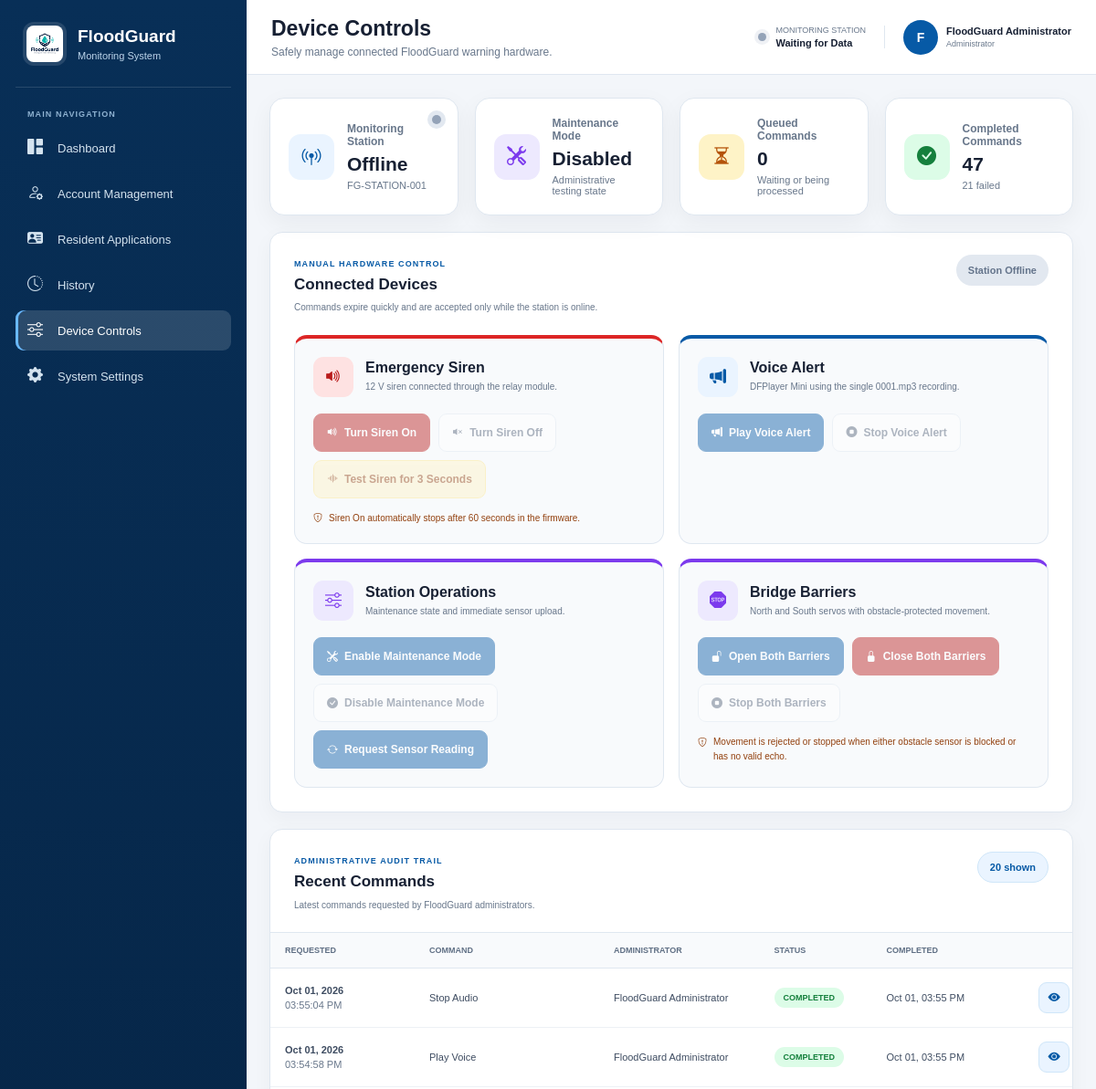
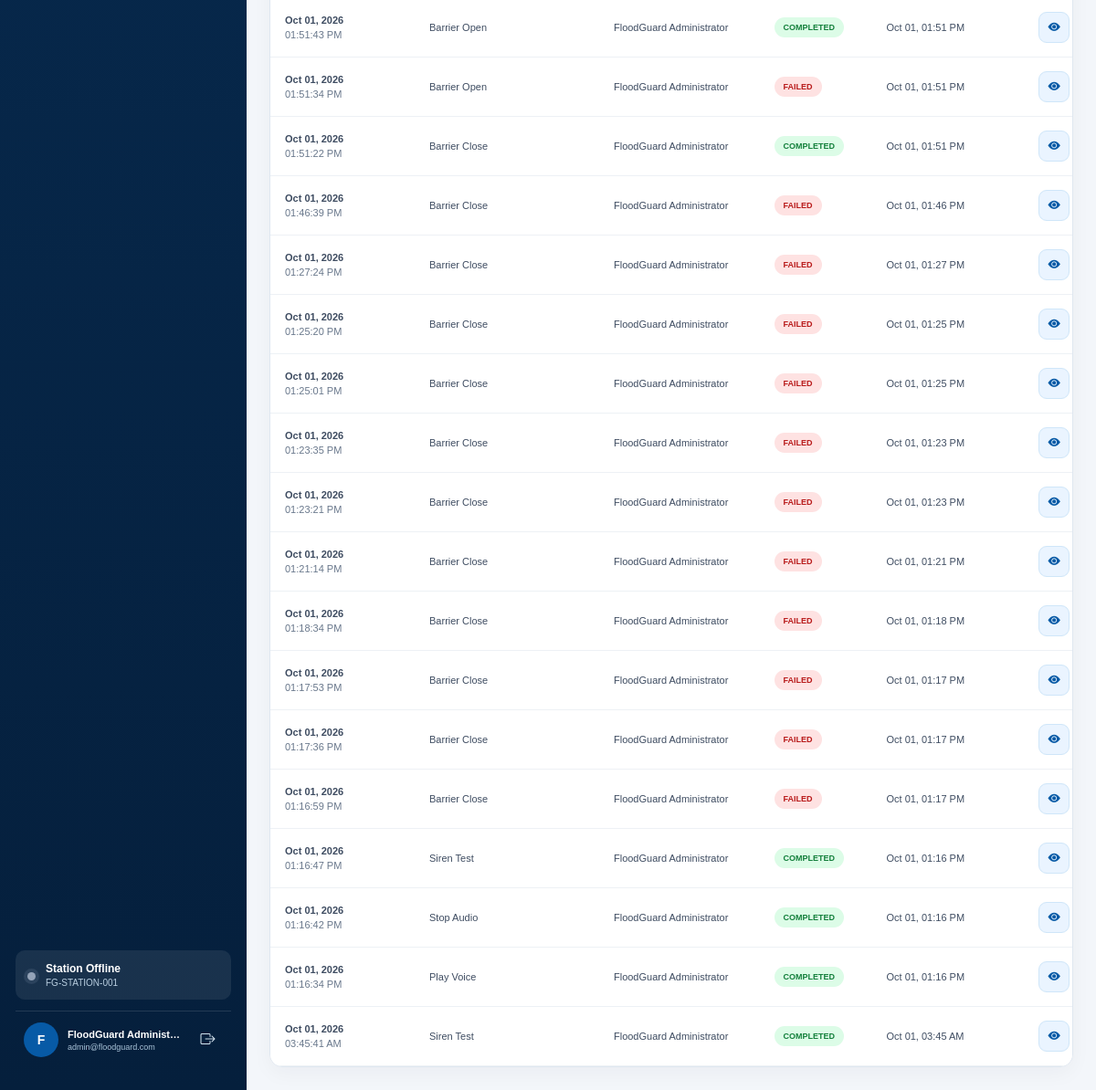
/admin/controls.php (signed in), run on the app's committed database (2 pictures, top to bottom).
### tables this page shows
CREATE TABLE `system_settings` (
  `id` int(10) UNSIGNED NOT NULL,
  `setting_key` varchar(100) NOT NULL,
  `setting_value` text DEFAULT NULL,
  `updated_at` timestamp NOT NULL DEFAULT current_timestamp() ON UPDATE current_timestamp()
);

CREATE TABLE `device_commands` (
  `id` bigint(20) UNSIGNED NOT NULL,
  `device_id` varchar(50) NOT NULL DEFAULT 'FG-STATION-001',
  `command_type` varchar(50) NOT NULL,
  `command_value` varchar(150) DEFAULT NULL,
  `parameters_json` text DEFAULT NULL,
  `command_status` enum('pending','claimed','completed','failed','expired','cancelled') NOT NULL DEFAULT 'pending',
  `requested_by` int(10) UNSIGNED DEFAULT NULL,
  `sent_at` datetime DEFAULT NULL,
  `completed_at` datetime DEFAULT NULL,
  `result_message` text DEFAULT NULL,
  `requested_at` timestamp NOT NULL DEFAULT current_timestamp(),
  `claimed_at` datetime DEFAULT NULL,
  `expires_at` datetime NOT NULL
);

### admin/controls.php (the view, shortened to what the rows shown need)
<?php
require_once __DIR__ . '/../config/database.php';
try {
    $pdo->exec("SET time_zone = '+08:00'");
} catch (PDOException $exception) {
}
if (!function_exists('fgEscape')) {
    function fgEscape(?string $value): string
    {
        return htmlspecialchars($value ?? '', ENT_QUOTES, 'UTF-8');
    }
}
function controlLabel(string $value): string
{
    return ucwords(str_replace('_', ' ', $value));
}
function controlStatusClass(string $status): string
{
    return match ($status) {
        'completed' => 'status-normal',
        'pending', 'claimed' => 'status-warning',
        'failed' => 'status-critical',
        default => 'status-offline'
    };
}
$deviceId = 'FG-STATION-001';
$deviceTimeout = 180;
try {
    $settingStmt = $pdo->query(
        "SELECT setting_value FROM system_settings WHERE setting_key = 'device_id' LIMIT 1"
    );
    $configuredDeviceId = $settingStmt->fetchColumn();
    if (is_string($configuredDeviceId) && trim($configuredDeviceId) !== '') {
        $deviceId = trim($configuredDeviceId);
    }
    $readingStmt = $pdo->prepare(
        'SELECT dl.sensor_reading_id AS id, dl.device_status, dl.sensor_health,
                dl.alert_level, dl.water_level_cm, dl.battery_voltage,
                dl.battery_percent, dl.measured_at AS created_at,
                TIMESTAMPDIFF(SECOND, dl.measured_at, CURRENT_TIMESTAMP) AS reading_age_seconds
         FROM monitoring_devices md
         JOIN device_latest_readings dl ON dl.monitoring_device_id = md.id
         WHERE md.device_uid = :device_id
         LIMIT 1'
    );
    $readingStmt->execute([':device_id' => $deviceId]);
    $latestReading = $readingStmt->fetch(PDO::FETCH_ASSOC) ?: null;
    if ($latestReading) {
        $age = (int) ($latestReading['reading_age_seconds'] ?? PHP_INT_MAX);
        $latestDeviceStatus = strtolower(
            trim((string) ($latestReading['device_status'] ?? 'offline'))
        );
        $deviceIsOnline =
            in_array($latestDeviceStatus, ['online', 'maintenance'], true) &&
            $age >= 0 &&
            $age <= $deviceTimeout;
    }
} catch (PDOException $exception) {
    $databaseError = 'The monitoring-station status could not be loaded.';
}
$commandHistory = [];
try {
    $historyStmt = $pdo->prepare(
        'SELECT dc.*, COALESCE(a.full_name, "Administrator") AS requested_by_name
         FROM device_commands dc
         LEFT JOIN admins a ON a.id = dc.requested_by
         WHERE dc.device_id = :device_id
         ORDER BY dc.id DESC
         LIMIT 20'
    );
    $historyStmt->execute([':device_id' => $deviceId]);
    $commandHistory = $historyStmt->fetchAll(PDO::FETCH_ASSOC);
} catch (PDOException $exception) {
    $databaseError = 'Run device_commands.sql before using the Device Controls page.';
}
?>
<!DOCTYPE html>
<html lang="en">
<head>
    <link rel="stylesheet" href="../assets/css/admin.css">
    <link rel="stylesheet" href="../assets/css/device-controls.css">
    <link rel="stylesheet" href="https://cdn.jsdelivr.net/npm/bootstrap-icons@1.11.3/font/bootstrap-icons.min.css">
</head>
<body>
<?php require __DIR__ . '/includes/sidebar.php'; ?>
<div class="admin-page">
    <?php require __DIR__ . '/includes/topbar.php'; ?>
    <main class="admin-content standard-admin-page device-controls-page">
        <section class="control-overview">
            <article class="control-overview-card station">
                <div><small>Monitoring Station</small><strong><?= $deviceIsOnline ? 'Online' : 'Offline' ?></strong><span><?= fgEscape($deviceId) ?></span></div>
            </article>
        </section>
        <section class="content-card control-panel-card">
            <div class="content-card-header control-panel-header">
                <div><span class="section-label">Manual Hardware Control</span><h2>Connected Devices</h2><p>Commands expire quickly and are accepted only while the station is online.</p></div>
            </div>
        </section>
        <section class="content-card command-history-card">
            <div class="content-card-header command-history-header"><div><h2>Recent Commands</h2></div></div>
            <div class="command-table-container">
                <table class="admin-table command-history-table">
                    <thead><tr><th>Requested</th><th>Command</th><th>Administrator</th><th>Status</th><th>Completed</th><th aria-label="View details"></th></tr></thead>
                    <tbody>
                    <?php if (!$commandHistory): ?>
                        <tr><td colspan="6" class="command-empty"><i class="bi bi-terminal"></i><strong>No commands recorded</strong><span>Device-control activity will appear here.</span></td></tr>
                    <?php else: foreach ($commandHistory as $item):
                        $details = json_encode([
                            'id' => (int) $item['id'], 'command' => controlLabel((string) $item['command_type']),
                            'status' => controlLabel((string) $item['command_status']),
                            'requested_by' => (string) $item['requested_by_name'],
                            'requested_at' => date('M d, Y h:i:s A', strtotime((string) $item['requested_at'])),
                            'claimed_at' => $item['claimed_at'] ? date('M d, Y h:i:s A', strtotime((string) $item['claimed_at'])) : 'Not claimed',
                            'completed_at' => $item['completed_at'] ? date('M d, Y h:i:s A', strtotime((string) $item['completed_at'])) : 'Not completed',
                            'expires_at' => date('M d, Y h:i:s A', strtotime((string) $item['expires_at'])),
                            'result' => (string) ($item['result_message'] ?: 'No device response recorded.')
                        ], JSON_HEX_TAG | JSON_HEX_AMP | JSON_HEX_APOS | JSON_HEX_QUOT) ?: '{}';
                    ?>
                        <tr class="command-row" tabindex="0" data-command-details="<?= fgEscape($details) ?>">
                            <td><strong><?= date('M d, Y', strtotime((string) $item['requested_at'])) ?></strong><span><?= date('h:i:s A', strtotime((string) $item['requested_at'])) ?></span></td>
                            <td><?= fgEscape(controlLabel((string) $item['command_type'])) ?></td>
                            <td><?= fgEscape((string) $item['requested_by_name']) ?></td>
                            <td><span class="status-badge <?= controlStatusClass((string) $item['command_status']) ?>"><?= fgEscape(controlLabel((string) $item['command_status'])) ?></span></td>
                            <td><?= $item['completed_at'] ? date('M d, h:i A', strtotime((string) $item['completed_at'])) : '—' ?></td>
                            <td><button type="button" class="view-command-button" aria-label="View command details"><i class="bi bi-eye-fill"></i></button></td>
                        </tr>
                    <?php endforeach; endif; ?>
                    </tbody>
                </table>
            </div>
        </section>
    </main>
</div>
</body>
</html>

### data on the page
system_settings: setting_value "FG-STATION-001"
device_commands: requested_at "Oct 01, 2026", requested_at "03:55:04 PM", command_type "Stop Audio", requested_by_name "FloodGuard Administrator", command_status "COMPLETED", completed_at "Oct 01, 03:55 PM"
device_commands: requested_at "Oct 01, 2026", requested_at "03:54:58 PM", command_type "Play Voice", requested_by_name "FloodGuard Administrator", command_status "COMPLETED", completed_at "Oct 01, 03:55 PM"
device_commands: requested_at "Oct 01, 2026", requested_at "01:51:43 PM", command_type "Barrier Open", requested_by_name "FloodGuard Administrator", command_status "COMPLETED", completed_at "Oct 01, 01:51 PM"
device_commands: requested_at "Oct 01, 2026", requested_at "01:51:34 PM", command_type "Barrier Open", requested_by_name "FloodGuard Administrator", command_status "FAILED", completed_at "Oct 01, 01:51 PM"
device_commands: requested_at "Oct 01, 2026", requested_at "01:51:22 PM", command_type "Barrier Close", requested_by_name "FloodGuard Administrator", command_status "COMPLETED", completed_at "Oct 01, 01:51 PM"
device_commands: requested_at "Oct 01, 2026", requested_at "01:46:39 PM", command_type "Barrier Close", requested_by_name "FloodGuard Administrator", command_status "FAILED", completed_at "Oct 01, 01:46 PM"
device_commands: requested_at "Oct 01, 2026", requested_at "01:27:24 PM", command_type "Barrier Close", requested_by_name "FloodGuard Administrator", command_status "FAILED", completed_at "Oct 01, 01:27 PM"
device_commands: requested_at "Oct 01, 2026", requested_at "01:25:20 PM", command_type "Barrier Close", requested_by_name "FloodGuard Administrator", command_status "FAILED", completed_at "Oct 01, 01:25 PM"
device_commands: requested_at "Oct 01, 2026", requested_at "01:25:01 PM", command_type "Barrier Close", requested_by_name "FloodGuard Administrator", command_status "FAILED", completed_at "Oct 01, 01:25 PM"
device_commands: requested_at "Oct 01, 2026", requested_at "01:23:35 PM", command_type "Barrier Close", requested_by_name "FloodGuard Administrator", command_status "FAILED", completed_at "Oct 01, 01:23 PM"
device_commands: requested_at "Oct 01, 2026", requested_at "01:23:21 PM", command_type "Barrier Close", requested_by_name "FloodGuard Administrator", command_status "FAILED", completed_at "Oct 01, 01:23 PM"
device_commands: requested_at "Oct 01, 2026", requested_at "01:21:14 PM", command_type "Barrier Close", requested_by_name "FloodGuard Administrator", command_status "FAILED", completed_at "Oct 01, 01:21 PM"
device_commands: requested_at "Oct 01, 2026", requested_at "01:18:34 PM", command_type "Barrier Close", requested_by_name "FloodGuard Administrator", command_status "FAILED", completed_at "Oct 01, 01:18 PM"
device_commands: requested_at "Oct 01, 2026", requested_at "01:17:53 PM", command_type "Barrier Close", requested_by_name "FloodGuard Administrator", command_status "FAILED", completed_at "Oct 01, 01:17 PM"
device_commands: requested_at "Oct 01, 2026", requested_at "01:17:36 PM", command_type "Barrier Close", requested_by_name "FloodGuard Administrator", command_status "FAILED", completed_at "Oct 01, 01:17 PM"
device_commands: requested_at "Oct 01, 2026", requested_at "01:16:59 PM", command_type "Barrier Close", requested_by_name "FloodGuard Administrator", command_status "FAILED", completed_at "Oct 01, 01:17 PM"
device_commands: requested_at "Oct 01, 2026", requested_at "01:16:47 PM", command_type "Siren Test", requested_by_name "FloodGuard Administrator", command_status "COMPLETED", completed_at "Oct 01, 01:16 PM"
device_commands: requested_at "Oct 01, 2026", requested_at "01:16:42 PM", command_type "Stop Audio", requested_by_name "FloodGuard Administrator", command_status "COMPLETED", completed_at "Oct 01, 01:16 PM"
device_commands: requested_at "Oct 01, 2026", requested_at "01:16:34 PM", command_type "Play Voice", requested_by_name "FloodGuard Administrator", command_status "COMPLETED", completed_at "Oct 01, 01:16 PM"
device_commands: requested_at "Oct 01, 2026", requested_at "03:45:41 AM", command_type "Siren Test", requested_by_name "FloodGuard Administrator", command_status "COMPLETED", completed_at "Oct 01, 03:45 AM"

### other printed values
fgEscape($sidebarSystemName) "FloodGuard"
fgEscape($link['label']) "Dashboard"
fgEscape($link['label']) "Account Management"
fgEscape($link['label']) "Resident Applications"
fgEscape($link['label']) "History"
fgEscape($link['label']) "Device Controls"
fgEscape($link['label']) "System Settings"
fgEscape($sidebarDeviceId) "FG-STATION-001"
fgEscape($pageTitle) "Device Controls"
fgEscape($pageSubtitle) "Safely manage connected FloodGuard warning hardware."
$commandCounts['pending'] "0"
$commandCounts['completed'] "47"
$commandCounts['failed'] "21"
fgEscape($command['label']) "Turn Siren On"
fgEscape($command['label']) "Turn Siren Off"
